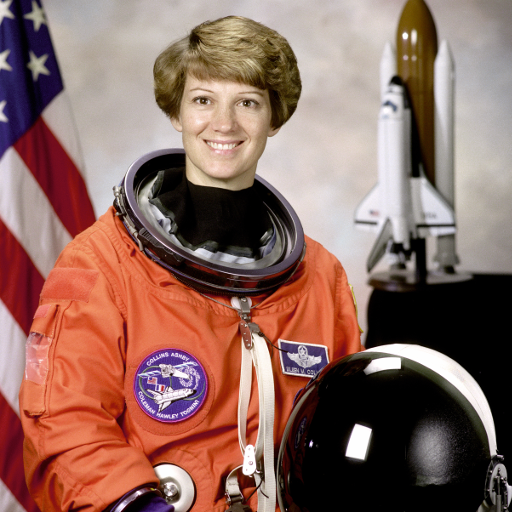
#> input picture skimage.data.astronaut(), 512 x 512 px
$ jupyter execute --allow-errors expertiments-old.ipynb   (older library calls are emulated)
#> lines starting #> are read from the running program, lines starting #| are printed output that depends on the picture; long printed decimals are rounded
### richardson_lucy.py
import numpy as np
from scipy.signal import fftconvolve, convolve2d
from numpy.fft import fftn, ifftn
from scipy.stats.stats import pearsonr

def row_correlation(image):
    return pearsonr(image[1:,:].ravel(), image[:-1,:].ravel())[0]

def col_correlation(image):
    return pearsonr(image[:,1:].ravel(), image[:,:-1].ravel())[0]


def zero_pad(image, shape, position='corner'):
    """
    Extends image to a certain size with zeros
    Parameters
    ----------
    image: real 2d `numpy.ndarray`
        Input image
    shape: tuple of int
        Desired output shape of the image
    position : str, optional
        The position of the input image in the output one:
            * 'corner'
                top-left corner (default)
            * 'center'
                centered
    Returns
    -------
    padded_img: real `numpy.ndarray`
        The zero-padded image
    """
    shape = np.asarray(shape, dtype=int)
    imshape = np.asarray(image.shape, dtype=int)

    if np.alltrue(imshape == shape):
        return image

    if np.any(shape <= 0):
        raise ValueError("ZERO_PAD: null or negative shape given")

    dshape = shape - imshape
    if np.any(dshape < 0):
        raise ValueError("ZERO_PAD: target size smaller than source one")

    pad_img = np.zeros(shape, dtype=image.dtype)

    idx, idy = np.indices(imshape)

    if position == 'center':
        if np.any(dshape % 2 != 0):
            raise ValueError("ZERO_PAD: source and target shapes "
                             "have different parity.")
        offx, offy = dshape // 2
    else:
        offx, offy = (0, 0)

    pad_img[idx + offx, idy + offy] = image

    return pad_img

def psf2otf(psf, shape):
    """
    Convert point-spread function to optical transfer function.
    Compute the Fast Fourier Transform (FFT) of the point-spread
    function (PSF) array and creates the optical transfer function (OTF)
    array that is not influenced by the PSF off-centering.
    By default, the OTF array is the same size as the PSF array.
    To ensure that the OTF is not altered due to PSF off-centering, PSF2OTF
    post-pads the PSF array (down or to the right) with zeros to match
    dimensions specified in OUTSIZE, then circularly shifts the values of
    the PSF array up (or to the left) until the central pixel reaches (1,1)
    position.
    Parameters
    ----------
    psf : `numpy.ndarray`
        PSF array
    shape : int
        Output shape of the OTF array
    Returns
    -------
    otf : `numpy.ndarray`
        OTF array
    Notes
    -----
    Adapted from MATLAB psf2otf function
    """
    if np.all(psf == 0):
        return np.zeros_like(psf)

    inshape = psf.shape
    # Pad the PSF to outsize
    psf = zero_pad(psf, shape, position='corner')

    # Circularly shift OTF so that the 'center' of the PSF is
    # [0,0] element of the array
    for axis, axis_size in enumerate(inshape):
        psf = np.roll(psf, -int(axis_size / 2), axis=axis)

    # Compute the OTF
    otf = np.fft.fft2(psf)

    # Estimate the rough number of operations involved in the FFT
    # and discard the PSF imaginary part if within roundoff error
    # roundoff error  = machine epsilon = sys.float_info.epsilon
    # or np.finfo().eps
    n_ops = np.sum(psf.size * np.log2(psf.shape))
    otf = np.real_if_close(otf, tol=n_ops)

    return otf

def corelucy(Y, H, dampar22, wI, readout, eps):
    """
    CORELUCY Accelerated Damped Lucy-Richarson Operator.
    Calculates function that when used with the scaled projected array
    produces the next iteration array that maximizes the likelihood that
    the entire suite satisfies the Poisson statistics.
    """
    reBlurred = np.real(ifftn(H *fftn(Y)))

    # 2. An Estimate for the next step
    reBlurred += readout;
    reBlurred[reBlurred <= 0] = eps;
    #reBlurred[reBlurred < eps] = eps;
    AnEstim = wI / reBlurred + eps;

    # 3. Damping if needed
    if dampar22 == 0: # No Damping
        ImRatio = AnEstim
    else: # Damping of the image relative to dampar22 = (N*sigma)^2
        gm = 10;
        g = (wI * np.log(AnEstim)+ reBlurred - wI) / dampar22;
        g = np.minimum(g,1);
        G = (g**(gm-1))*(gm-(gm-1)*g);
        ImRatio = 1 + G * (AnEstim - 1);
    return fftn(ImRatio)

def richardson_lucy_matlab(image, psf, iterations=50, dampar=0, weight=None, readout=0,
                           eps=2.22e-16, clip=True):
    """ Richardson-Lucy deconvolution.

    Parameters
    ----------
    image : ndarray
       Input degraded image (can be N dimensional).
    psf : ndarray
       The point spread function.
    iterations : int
       Number of iterations. This parameter plays the role of
       regularisation.
    """
    H = psf2otf(psf, image.shape)
    prev_image = image.copy()
    prev_prev_image = 0
    internal = np.zeros((image.size,2))
    internal[:,1] = 0

    if weight is None:
        weight = np.ones(image.shape)

    wI = np.maximum(weight * (readout + image), 0)
    scale = np.real(ifftn(np.conj(H)*fftn(weight))) + np.sqrt(eps)
    del weight

    dampar22 = np.square(dampar)/2

    # 3 L_R Iterations
    lambd = 2 * np.any(internal != 0)
    correlation_X = [col_correlation(image)]
    correlation_Y = [row_correlation(image)]
    for k in range(lambd+1, lambd+1 + iterations):
        # 3.a Make an image predictions for the next iteration
        if k > 2:
            lambd = (internal[:,0].T.dot(internal[:,1])) / (internal[:,1].T.dot(internal[:,1]) + eps)
            lambd = np.maximum(np.minimum(lambd, 1), 0) # stability enforcement saturation
        Y = np.maximum(prev_image + lambd*(prev_image - prev_prev_image), 0) # plus positivity constraint

        # 3.b Make core for the LR estimation
        CC = corelucy(Y, H, dampar22, wI, readout, eps)

        # 3.c Determine next iteration image and apply poitivity constraint
        prev_prev_image = prev_image
        prev_image = np.maximum(Y * np.real(ifftn(np.conj(H) * CC)) / scale, 0)#np.conj(psf)
        del CC
        if clip:
            prev_image[prev_image > 1] = 1
            #prev_image[prev_image < eps] = eps
        correlation_X.append(col_correlation(prev_image))
        correlation_Y.append(row_correlation(prev_image))
        internal[:,1] = internal[:,0]
        internal[:,0] = (prev_image-Y).ravel()
    del wI, scale, Y
    return {'image': prev_image,
            'correlationX': np.array(correlation_X)/(image.size-1),
            'correlationY': np.array(correlation_Y)/(image.size-1)}

### util.py
import numpy as np
import matplotlib.pyplot as plt

from scipy.signal import convolve2d, fftconvolve
from scipy.ndimage import filters
from scipy.optimize import OptimizeResult
from numpy.fft import fftn, ifftn
from itertools import chain
from skimage.draw import line_aa
from skimage.measure import compare_psnr
from math import sin, cos, pi, factorial

from PIL import Image

from richardson_lucy import richardson_lucy_matlab

# [142 lines left out: functions zero_pad, psf2otf, edgetaper, not called in this run]

def show_results(original, noisy, result, titles=['Original Data', 'Blurred data', 'Restoration using\nRichardson-Lucy'], savefig=None):
    # Show results
    fig, ax = plt.subplots(nrows=1, ncols=3, figsize=(12, 10))
    plt.gray()

    for a in (ax[0], ax[1], ax[2]):
           a.axis('off')

    ax[0].imshow(original)
    ax[0].set_title(titles[0])

    ax[1].imshow(noisy)
    ax[1].set_title(titles[1])

    ax[2].imshow(result)#, vmin=noisy.min(), vmax=noisy.max())
    ax[2].set_title(titles[2])


    fig.subplots_adjust(wspace=0.02, hspace=0.2,
                        top=0.9, bottom=0.05, left=0, right=1)
    if savefig is not None:
        plt.savefig(savefig)
    plt.show()

# [9 lines left out: function gkern2, not called in this run]

def plot_corr(n, ydata, legend=['row correlation', 'column correlation'], title='Normalized correlation'):
    plt.plot(*list(chain(*[(range(n), y) for y in ydata])))
    plt.grid()
    plt.title(title)
    plt.xlabel('n iterations')
    plt.legend(legend)
    plt.show()

def motion_blur_psf(length, angle):
    cc, rr, val = line_aa(0, 0, int(length*cos(angle)), int(length*sin(angle)))
    psf = np.zeros((max(rr)+1, max(cc)+1))
    psf[rr, cc] = val
    return psf/np.sum(psf)

def motion_blur_psf_my(length=10, angle=pi/4, n_points=1000, **kwargs):
    """Incorrectly works with angles k*pi/2, where k is integer."""
    x_start, y_start = 0, 0
    if 'x' in kwargs and 'y' in kwargs:
        x_end, y_end = kwargs['x'], kwargs['y']
    else:
        x_end, y_end = length*cos(angle), length*sin(angle)
    if x_end < 0:
        x_start -= x_end
        x_end = 0
    if y_end < 0:
        y_start -= y_end
        y_end = 0
    psf = np.zeros((int(max(y_start, y_end))+2, int(max(x_start, x_end))+2))

    triangle_fun = lambda x: np.maximum(0, (1 - np.abs(x)))
    triangle_fun_prod = lambda x, y: np.multiply(triangle_fun(x), triangle_fun(y))

    X = np.linspace(x_start, x_end, n_points)
    Y = np.linspace(y_start, y_end, n_points)
    x1 = np.floor(X).astype(np.int)
    x2 = x1+1
    y1 = np.floor(Y).astype(np.int)
    y2 = y1+1
    print(x_start, y_start, x_end,y_end)
    psf[y1, x1] += triangle_fun_prod(X - x1, Y - y1)
    psf[y2, x1] += triangle_fun_prod(X - x1, Y - y2)
    psf[y1, x2] += triangle_fun_prod(X - x2, Y - y1)
    psf[y2, x2] += triangle_fun_prod(X - x2, Y - y2)
    return psf/np.sum(psf)

def find_noise(image):
    N, M = image.shape
    F = fftn(image)
    part = .02
    area = F[int(N/2-N*part):int(N/2+N*part), int(M/2-M*part):int(M/2+M*part)]
    np.std
    np.var
    msv = np.sqrt(np.mean(np.abs(area) ** 2) / (N*M))
    I_res = ifftn(F-msv)
    NSR = msv**2 / np.var(I_res)
    return (msv, NSR)

def binomial(i, n):
    """Binomial coefficient"""
    return factorial(n) / float(
        factorial(i) * factorial(n - i))


def bernstein(t, i, n):
    """Bernstein polynom"""
    return binomial(i, n) * (t ** i) * ((1 - t) ** (n - i))


def bezier(t, points):
    """Calculate coordinate of a point in the bezier curve"""
    n = len(points) - 1
    x = y = 0
    for i, pos in enumerate(points):
        bern = bernstein(t, i, n)
        x += pos[0] * bern
        y += pos[1] * bern
    return int(x), int(y)


def bezier_curve_range(n, points):
    """Range of points in a curve bezier"""
    for i in range(n):
        t = i / float(n - 1)
        yield bezier(t, points)
"""
def bezier_psf(points, n=100):
    #print(points)
    curve = bezier_curve_range(n, points)
    r, c = zip(*[p for p in curve])
    psf = np.zeros((int(np.ceil(np.max(r)+1)), int(np.ceil(np.max(c)+1))))
    for rr, cc in zip(r,c):
        psf[rr, cc] += 1
    psf /= psf.sum()
    return psf
"""

def bezier_psf_aa(points, n=100):
    #print(points)
    curve = bezier_curve_range(n, points)
    X, Y = zip(*[p for p in curve])
    Y -= np.min(Y)
    X -= np.min(X)
    psf = np.zeros((int(np.ceil(np.max(Y)+2)), int(np.ceil(np.max(X)+2))))

    triangle_fun = lambda x: np.maximum(0, (1 - np.abs(x)))
    triangle_fun_prod = lambda x, y: np.multiply(triangle_fun(x), triangle_fun(y))
    triangle_fun_curve = lambda x, X: np.array([max(np.maximum(0, 1-np.abs(X-xx))) for xx in x])
    triangle_fun_curve2 = lambda x, y, X, Y: np.sqrt(triangle_fun_curve(x, X)**2  + triangle_fun_curve(y, Y)**2)

    x1 = np.floor(X).astype(np.int)
    x2 = x1+1
    y1 = np.floor(Y).astype(np.int)
    y2 = y1+1

    psf[y1, x1] += triangle_fun_curve2(X, Y, x1, y1)
    psf[y2, x1] += triangle_fun_curve2(X, Y, x1, y2)
    psf[y1, x2] += triangle_fun_curve2(X, Y, x2, y1)
    psf[y2, x2] += triangle_fun_curve2(X, Y, x2, y2)
    return psf/psf.sum()

def bezier_psf2(points, n=100):
    x = np.concatenate(([0], points[::2]))
    y = np.concatenate(([0], points[1::2]))
    xy = list(zip(x, y))
    return bezier_psf_aa(xy, n=n)

def compare_psnr_crop(im_true, im_test, crop_area=100, **kwargs):
    if crop_area is None:
        return compare_psnr(im_true, im_test, **kwargs)
    elif isinstance(crop_area, int):
        return compare_psnr(im_true[crop_area:-crop_area, crop_area:-crop_area],
                            im_test[crop_area:-crop_area, crop_area:-crop_area], **kwargs)
    else:
        return compare_psnr(im_true[crop_area[0]:crop_area[1], crop_area[2]:crop_area[3]],
                            im_test[crop_area[0]:crop_area[1], crop_area[2]:crop_area[3]], **kwargs)

# [64 lines left out: function minimize_grad, not called in this run]

def vec_len(x):
    return np.sqrt(np.sum(x**2))

# [19 lines left out: functions second_point, funcToMinimizeCurved, not called in this run]

def funcToMinimizeCurved2(xy1, xy2, I_blurred, crop=100, *args, **kwargs):
    xy = np.concatenate((np.array(xy1), np.array(xy2)))
    return funcToMinimizeCurved(xy=xy, I_blurred=I_blurred, crop=crop, *args, **kwargs)

def funcToMinimizeCurved3(xy2, xy1, I_blurred, crop=100, *args, **kwargs):
    xy = np.concatenate((np.array(xy1), np.array(xy2)))
    return funcToMinimizeCurved(xy=xy, I_blurred=I_blurred, crop=crop, *args, **kwargs)

def funcToMinimizeCurvedNormal(dist, xy2, I_blurred, crop=100, *args, **kwargs):
    xy = second_point(xy2, dist)
    return funcToMinimizeCurved2(xy1=xy, xy2=xy2, I_blurred=I_blurred, crop=crop, *args, **kwargs)

# [19 lines left out: functions npArrayToPng, show_and_save_image, not called in this run]

### expertiments-old.ipynb
# Оценка линейного искажающего оператора в задаче восстановления изображений

[cell 1]
import numpy as np
from skimage import color, data, restoration, img_as_float, io
# import matplotlib.pyplot as plt
from scipy.signal import convolve2d as conv2

# [5 lines of commented-out code are left out]
from skimage.measure import compare_psnr
# [5 lines of commented-out code are left out]
from functools import partial
from scipy.optimize import minimize

from util import *
from richardson_lucy import *

[cell 2]
astro = color.rgb2gray(data.astronaut())
liftingbody = img_as_float(io.imread('liftingbody.png'))
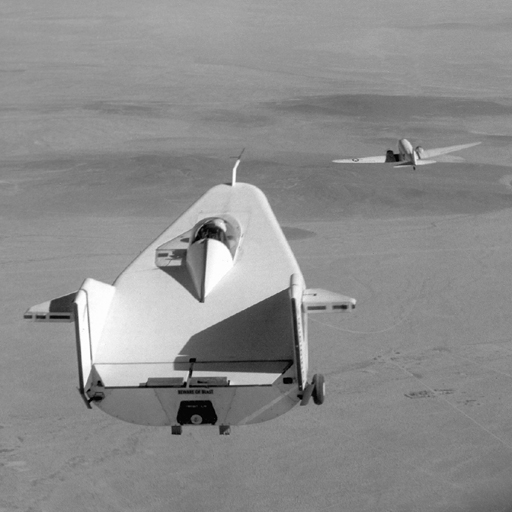
#> input picture liftingbody.png, 512 x 512 px
#liftingbody = edgetaper(liftingbody, gkern2(41,6))

[cell 3]
sz = 11
psf = np.ones((sz, sz)) / (sz*sz)
astro_noisy = conv2(astro, psf, 'same')
# Add Noise to Image
#astro_noisy += (np.random.poisson(lam=25, size=astro.shape) - 10) / 255.

[cell 4]
# Restore Image using Richardson-Lucy algorithm:
iterations = 7
deconv = richardson_lucy_matlab(astro_noisy, psf, iterations=iterations, eps=1e-5)
#> in richardson_lucy_matlab, `scale = np.real(ifftn(np.conj(H)*fftn(weight))) + np.sqrt(eps)`:
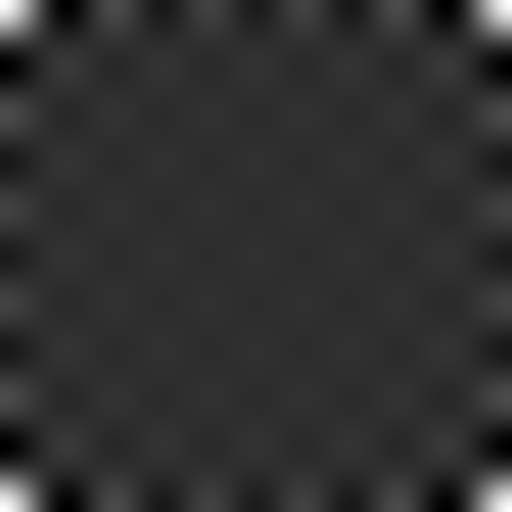
#> H: shape (512, 512) float64; min -0.223, max 1, mean 0.00826; drawn with min black and max white
#> in richardson_lucy_matlab, `correlation_X = [col_correlation(image)]`: correlation_X = [0.998]
#> the loop in richardson_lucy_matlab, `for k in range(lambd+1, lambd+1 + iterations):` made 7 passes
#> pass 1, in corelucy, `AnEstim = wI / reBlurred + eps;`:
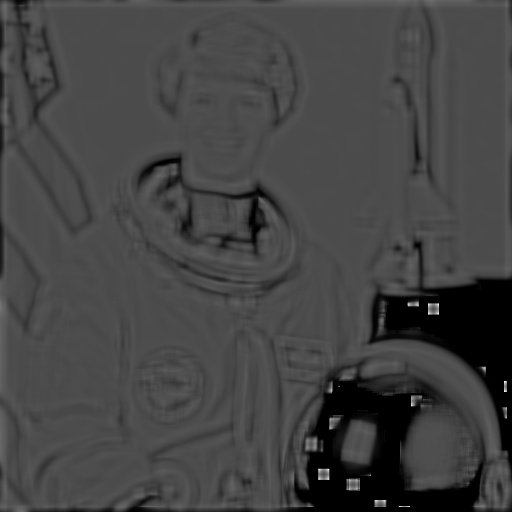
#> AnEstim: shape (512, 512) float64; min 1e-05, max 3.36, mean 0.897; drawn with min black and max white
#> after the loop in richardson_lucy_matlab, `for k in range(lambd+1, lambd+1 + iterations):`:
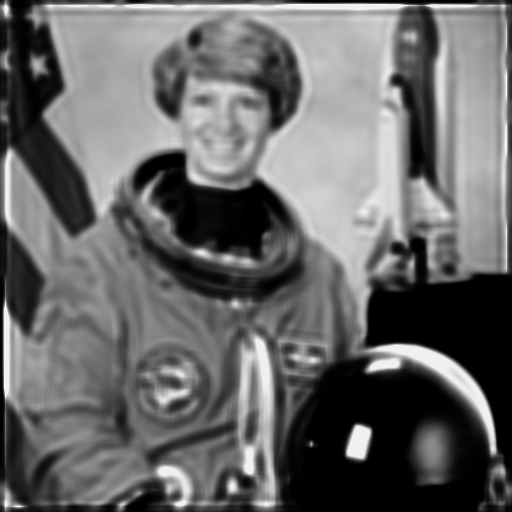
#> Y: shape (512, 512) float64; min 0, max 1.06, mean 0.436; drawn with min black and max white
#> after the loop in richardson_lucy_matlab, `for k in range(lambd+1, lambd+1 + iterations):`: correlation_X = [0.998, 0.997, 0.996, 0.996, 0.995, 0.994, 0.994, 0.993]; correlation_Y = [0.998, 0.998, 0.997, 0.996, 0.996, 0.995, 0.994, 0.993]; internal = 262144 pairs, first value -0.0618 to 0.0642, second value -0.0684 to 0.0744
#> deconv = 3 items
show_results(astro, astro_noisy, deconv['image'])
plot_corr(iterations+1, [deconv['correlationX'],
                         deconv['correlationY']])

[cell 5]
lifting_blurred = conv2(liftingbody, psf, 'same')

[cell 6]
# Restore Image using Richardson-Lucy algorithm my:
iterations = 40
#> (the rest of this cell did not finish here and is left out)

## Линейный оператор смаза

[cell 7]
np.round(motion_blur_psf_my(x=3,y=-4.5),3)

[cell 8]
shift = 30
psf = motion_blur_psf_my(shift, pi/3)
lifting_blurred = conv2(liftingbody, psf, 'same')
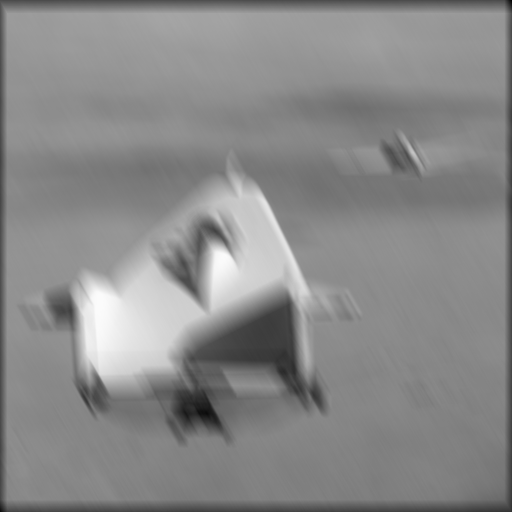
#> lifting_blurred: shape (512, 512) float64; min 0.0103, max 0.988, mean 0.539
iterations = 12
deconv = richardson_lucy_matlab(lifting_blurred, psf, iterations=iterations, eps=1e-5, clip=True, dampar=0.004)
#> call 2 of richardson_lucy_matlab, with psf = array of shape (27, 17), iterations = 12, dampar = 0.004, readout = 0, eps = 1e-05, clip = True
#> in richardson_lucy_matlab (call 2), `correlation_X = [col_correlation(image)]`: correlation_X = [0.996]
#> in richardson_lucy_matlab (call 2), `correlation_Y = [row_correlation(image)]`: correlation_Y = [0.998]
#> the loop in richardson_lucy_matlab (call 2), `for k in range(lambd+1, lambd+1 + iterations):` made 12 passes
#> pass 1, in corelucy (call 8), `AnEstim = wI / reBlurred + eps;`:
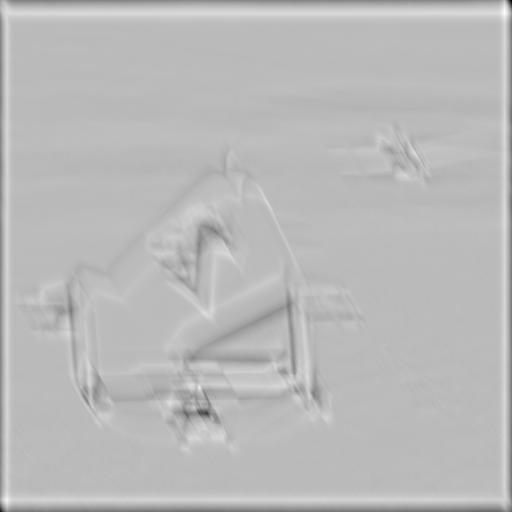
#> AnEstim: shape (512, 512) float64; min 0.0282, max 1.36, mean 0.997; drawn with min black and max white
#> pass 1, in corelucy (call 8), `g = np.minimum(g,1);`:
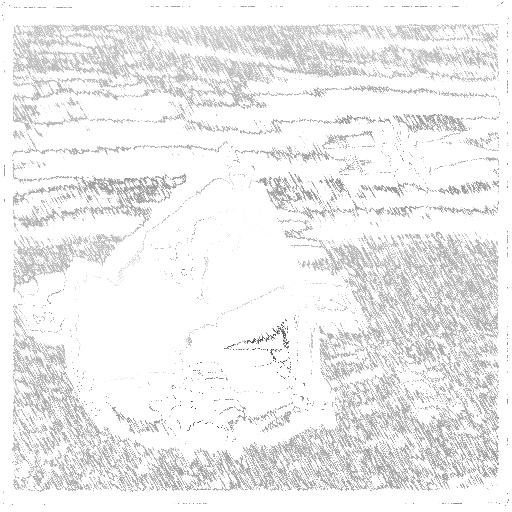
#> g: shape (512, 512) float64; min 0.194, max 1, mean 0.939
#> after the loop in richardson_lucy_matlab (call 2), `for k in range(lambd+1, lambd+1 + iterations):`:
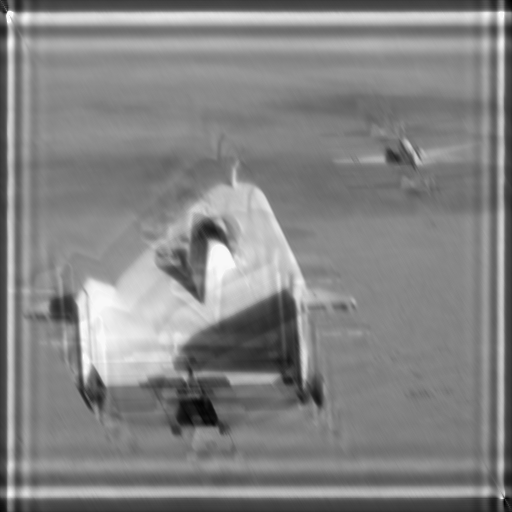
#> Y: shape (512, 512) float64; min 0.00784, max 1.03, mean 0.538; drawn with min black and max white
#> after the loop in richardson_lucy_matlab (call 2), `for k in range(lambd+1, lambd+1 + iterations):`: correlation_X = [0.996, 0.996, 0.995, 0.995, 0.994, 0.993, 0.992, 0.991, 0.99, 0.989, 0.988, 0.987, 0.986]; correlation_Y = [0.998, 0.998, 0.997, 0.997, 0.997, 0.996, 0.996, 0.995, 0.994, 0.993, 0.993, 0.992, 0.991]; internal = 262144 pairs, first value -0.0272 to 0.0177, second value -0.0464 to 0.0162
show_results(liftingbody, lifting_blurred, deconv['image'])
plot_corr(iterations+1, [deconv['correlationX'],
                         deconv['correlationY']])
#> call 2 of plot_corr, with n = 13, title = 'Normalized correlation'
#> in plot_corr (call 2), `plt.show()`:
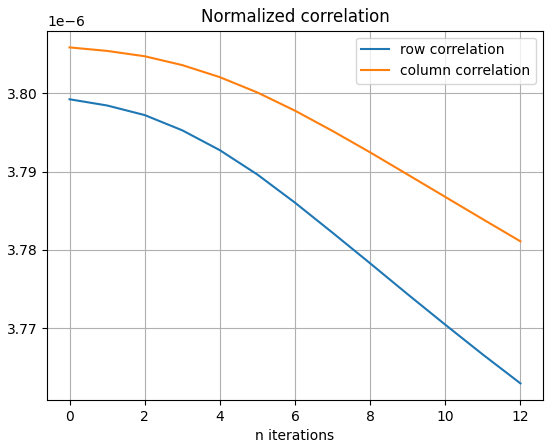
#> figure drawn by matplotlib, 1 panel; curve peaks at x = 0, y = 3.8e-06; curve peaks at x = 0, y = 3.81e-06
correlation_X = pearsonr(liftingbody.ravel('C')[:-1], liftingbody.ravel('C')[1:])
#> correlation_X = (0.976, 0)
correlation_Y = pearsonr(liftingbody.ravel('F')[:-1], liftingbody.ravel('F')[1:])
#> correlation_Y = (0.974, 0)
print(correlation_X, correlation_Y)
#| PearsonRResult(statistic=0.9763, pvalue=0.0) PearsonRResult(statistic=0.9743, pvalue=0.0)

## Неверная psf

[cell 9]
psf_wrong = motion_blur_psf(shift, pi/4)
#iterations = 20
deconv_wrong = richardson_lucy_matlab(lifting_blurred, psf_wrong, iterations=iterations, eps=1e-5)
#> call 3 of richardson_lucy_matlab, with iterations = 12, dampar = 0, readout = 0, eps = 1e-05, clip = True
#> in richardson_lucy_matlab (call 3), `H = psf2otf(psf, image.shape)`:
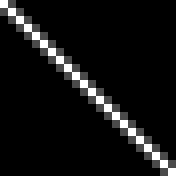
#> psf: shape (22, 22) float64 (shown 8 times larger); min 0, max 0.0292, mean 0.00207; drawn with min black and max white
#> (the rest of the program and of its run is left out)
